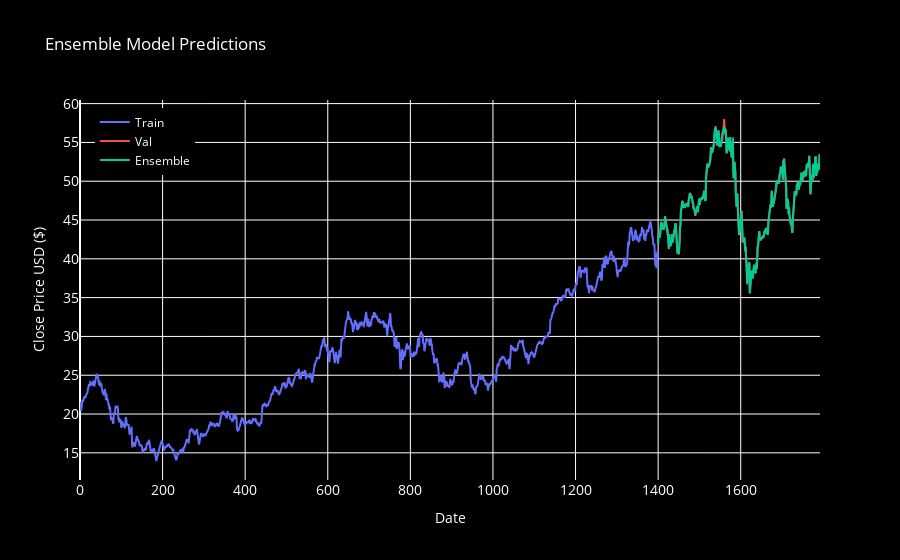

The code cell stored with this chart in its notebook:
### Code cell
trace1 = go.Scatter(x=train.index, y=train["Close"], mode="lines", name="Train")
trace2 = go.Scatter(x=test.index, y=test["Close"], mode="lines", name="Val")
trace3 = go.Scatter(x=test.index, y=ensemble_preds, mode="lines", name="Ensemble")

# Combine traces
fig = go.Figure([trace1, trace2, trace3])

# Update layout
fig.update_layout(
    title="Ensemble Model Predictions",
    xaxis=dict(title="Date", tickfont=dict(size=14)),
    yaxis=dict(title="Close Price USD ($)", tickfont=dict(size=14)),
    legend=dict(x=0.02, y=0.98),
    plot_bgcolor="black",
    paper_bgcolor="black",
    font=dict(color="white"),
)

# Show plot
fig.show()

### Figure 1 — Plotly figure (JSON) as saved in the notebook; plotly's stock layout.template omitted (floating-point values rounded to 4 significant figures; data arrays with more than 128 entries replaced by an {"elided": "..."} marker saying what was removed)
{"data": [{"mode": "lines", "name": "Train", "type": "scatter", "x": {"elided": "1400 int values"}, "y": {"elided": "1400 float values"}}, {"mode": "lines", "name": "Val", "type": "scatter", "x": {"elided": "393 int values"}, "y": {"elided": "393 float values"}}, {"mode": "lines", "name": "Ensemble", "type": "scatter", "x": {"elided": "393 int values"}, "y": {"elided": "393 float values"}}], "layout": {"font": {"color": "white"}, "legend": {"x": 0.02, "y": 0.98}, "paper_bgcolor": "black", "plot_bgcolor": "black", "title": {"text": "Ensemble Model Predictions"}, "xaxis": {"tickfont": {"size": 14}, "title": {"text": "Date"}}, "yaxis": {"tickfont": {"size": 14}, "title": {"text": "Close Price USD ($)"}}}}
